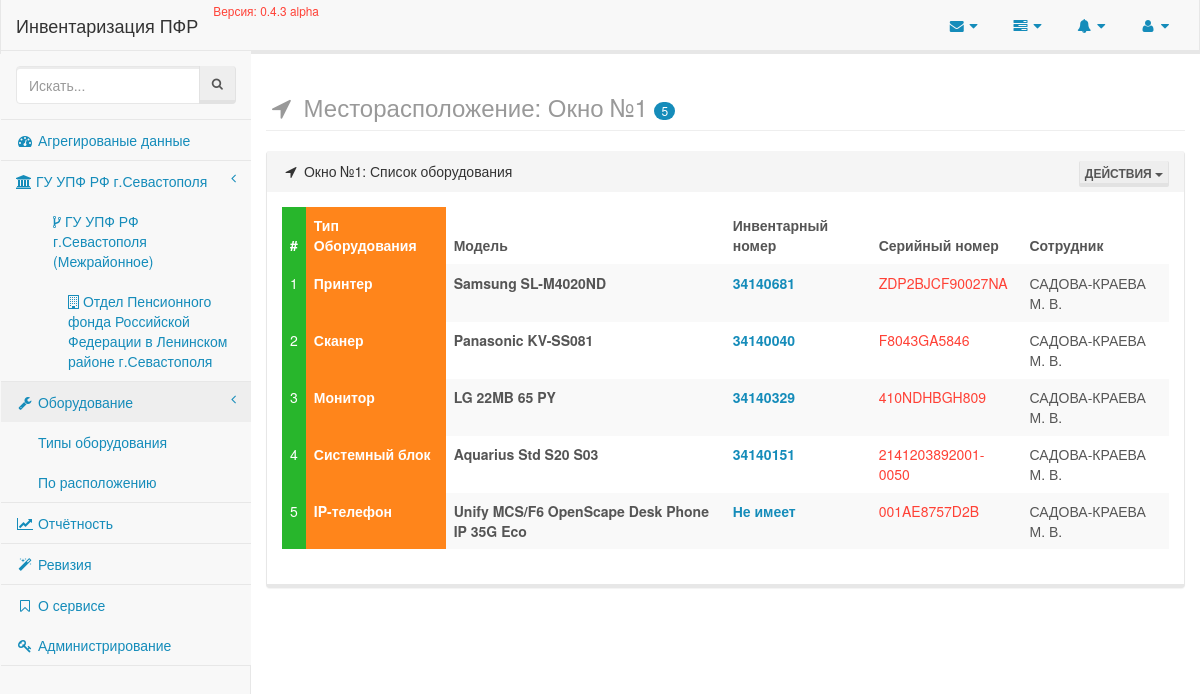
The page /equipments/emplacement/1 on the database its author committed.
### enterprise/models/organisation.py (models this page shows, shortened)
class Organisation(models.Model):
    title = models.CharField(_('Наименование'), max_length=80, unique=True, db_index=True)
    short_title = models.CharField(_('Краткое наименование'), max_length=40, unique=True, blank=True)
    parent = models.ForeignKey('self', related_name='subordinates', default=0, blank=True, null=True, verbose_name='В подчинении')
    @staticmethod
    def all():
        return Organisation.objects.all()
    class Meta:
        verbose_name = _('Организация')
        verbose_name_plural = _('Организации')
        app_label = 'enterprise'

### enterprise/models/location.py (models this page shows, shortened)
class Location(models.Model):
    emplacement = models.CharField(_('Расположение'), max_length=50, db_index=True, unique=True)
    organisation = models.ForeignKey(Organisation, verbose_name='Находится в организации')
    is_active = models.BooleanField(_('Активно?'), default=True)
    annotation = LocationAnnotations()
    objects = models.Manager()
    class Meta:
        verbose_name = _('Месторасположение')
        verbose_name_plural = _('Месторасположения')
        app_label = 'enterprise'

### equipment/models/equipment.py (models this page shows, shortened)
class Equipment(models.Model):
    type = models.ForeignKey(
        EquipmentTypes,
        verbose_name='Тип оборудования',
        help_text='Выберите к какому типу принадлежит создаваемое оборудование'
    )
    serial_number = models.CharField(
        'Серийный номер',
        max_length=25,
        blank=True,
        help_text='Заводской номер оборудования, может содержать цифры и символы, допускается его отсутствие'
    )
    inventory_number = models.IntegerField(
        'Инвентарный номер',
        blank=True,
        help_text='Инвентарный номер оборудования, допускаются только цифровые идентификаторы'
    )
    model = models.CharField(
        'Модель',
        max_length=100,
        help_text='Марка оборудования, модель или другая информация'
    )
    responsible = models.ForeignKey(
        Employee,
        verbose_name='Ответственное лицо',
        help_text='Сотрудник ПФР за которым закрепленна техника'
    )
    note = models.TextField(
        'Примечание',
        blank=True,
    )
    created_at = models.DateTimeField(
        'Созданно',
        auto_now_add=True
    )
    updated_at = models.DateTimeField(
        'Обновленно',
        auto_now=True
    )
    revised_at = models.DateTimeField(
        'Ревизия',
        blank=True,
        null=True,
        help_text='Дата проведения последней ревизии'
    )
    objects = EquipmentsManager()
    class Meta:
        verbose_name = 'Оборудование'
        verbose_name_plural = 'Учётные единицы'
        app_label = 'equipment'
        ordering = ['-created_at']

### equipment/models/equipment_types.py (models this page shows, shortened)
class EquipmentTypes(models.Model):
    value = models.CharField('Значение', max_length=50, unique=True, db_index=True)
    annotation = EquipmentTypesAnnotation()
    equipments = EquipmentsTypeManager()
    objects = models.Manager()
    class Meta:
        verbose_name = 'Тип оборудования'
        verbose_name_plural = 'Типы оборудования'
        app_label = 'equipment'
        ordering = ['value']

### enterprise/models/employee.py (models this page shows, shortened)
class Employee(models.Model):
    STATES = [
        [True, _('Работает')],
        [False, _('Уволен')]
    ]
    POSITIONS = [
        [1, _('Специалист-эксперт')],
        [2, _('Ведущий специалист-эксперт')],
        [3, _('Главный специалист-эксперт')],
        [4, _('Старший инспектор')],
        [5, _('Специалист-эксперт (по автоматизации)')],
        [6, _('Руководитель группы')],
        [7, _('Заместитель начальника отдела')],
        [8, _('Начальник отдела')],
        [9, _('Ведущий специалист-эксперт (юрисконсульт)')],
        [10, _('Руководитель клиентской службы')],
        [11, _('Архивариус')],
    ]
    surname = models.CharField(_('Фамилия'), max_length=50, db_index=True)
    firstname = models.CharField(_('Имя'), max_length=25)
    middlename = models.CharField(_('Отчество'), max_length=25)
    organisation = models.ForeignKey(Organisation, verbose_name='Сотрудник организации')
    department = models.ForeignKey(Department, verbose_name='Подразделение', blank=True, null=True)
    phone = models.CharField(_('Телефон'), max_length=25, blank=True)
    location = models.ForeignKey(Location, verbose_name='Месторасположение', blank=True, null=True)
    updated_at = models.DateTimeField(_('Дата последнего изменения'), auto_now=True)
    created_at = models.DateTimeField(_('Дата создания'), auto_now_add=True)
    state = models.BooleanField(_('Состояние'), choices=STATES, default=True)
    position = models.IntegerField(_('Должность'), choices=POSITIONS, default=1)
    def short_full_name(self):
        return '{0} {1}. {2}.'.format(self.surname, self.firstname[:1], self.middlename[:1])
    class Meta:
        verbose_name = _('Сотрудник')
        verbose_name_plural = _('Сотрудники')
        ordering = ['id']
        app_label = 'enterprise'

### equipment/views.py (the view, shortened to what this page needs)
# urls.py: url(r'^emplacement/(?P<pk>\d+)$', EquipmentEmplacementView.as_view(), name='emplacement'),
class EquipmentEmplacementView(DetailView, EquipmentEmplacementMixin):
    template_name = 'equipment/location.html'
    context_object_name = 'location'
    queryset = Location.objects.all()
    def get(self, request, *args, **kwargs):
        if 'xls' in request.GET:
            return self._render_type_report(kwargs.get('pk'))
        return super(EquipmentEmplacementView, self).get(request, *args, **kwargs)

### enterprise/templatetags/organisations_menu.py (called while the page is built)
@register.inclusion_tag('partials/organisations_menu.html')
def organisations_menu():
    menu = Organisation.all().filter(parent=None)
    return {'menu': menu}

### equipment/views.py (called while the page is built)
    @cached_property
    def equipments(self):
        selection = Equipment.objects.filter(responsible__location_id=self.object.id)
        return {
            'selection': selection,
            'count': selection.count()
        }

    def meta(self):
        title = 'Месторасположение:  {0}'.format(self.object.emplacement)
        return {
            'title': title
        }

### events/templatetags/events.py (called while the page is built)
@register.inclusion_tag('partials/_events.html')
def events():
    logs = LogEntry.objects.select_related('content_type').all().order_by('-action_time')[:5]
    return {
        'events': logs
    }

### inventory/__init__.py (called while the page is built)
def appname(request):
    return {'appname': __appname__}

def app_version(request):
    return {'app_version': __version__}

### equipment/templates/equipment/location.html (shortened to what this page needs)
{% extends 'layouts/application.html' %}
{% block content %}
    <div class="row">
        <h3 class="page-header text-muted">
            <i class="fa fa-location-arrow fa-fw"></i>
            {{ view.meta.title }} <span class="badge">{{ view.equipments.count }}</span>
        </h3>
        {% include 'equipment/partials/_location_list.html' %}
    </div>
{% endblock %}

### templates/partials/organisations_menu.html
{% for item in menu %}
    <li>
        <a href="{% url 'enterprise:detail' item.pk %}">
            <span class="fa fa-institution"> </span>
            {{ item.title }}
            <span class="fa arrow"></span>
        </a>
            <ul class="nav nav-third-level">
                {% for subordinate in item.subordinates.all %}
                    <li>
                        <a href="{% url 'enterprise:detail' subordinate.pk %}">
                            <span class="fa fa-code-fork"> </span>
                            {{ subordinate.title }}
                        </a>
                            <ul class="nav nav-fourth-level">
                                {% for sub in subordinate.subordinates.all %}
                                    <li>
                                        <a href="{% url 'enterprise:detail' sub.pk %}">
                                            <span class="fa fa-building-o"> </span>
                                            {{ sub.title }}
                                        </a>
                                    </li>
                                {% endfor %}
                            </ul>
                    </li>
                {% endfor %}
            </ul>
    </li>
{% endfor %}

### equipment/templates/equipment/partials/_location_list.html (shortened to what this page needs)
<div class="panel panel-default">
    <div class="panel-heading">
        <i class="fa fa-location-arrow fa-fw"></i> {{ location.emplacement }}: Список оборудования
        <div class="pull-right">
            <div class="btn-group">
                <button type="button" class="btn btn-default btn-xs dropdown-toggle" data-toggle="dropdown">
                    Действия
                    <span class="caret"></span>
                </button>
            </div>
        </div>
    </div>
    <div class="panel-body">
        <div class="row">
            <div class="col-lg-12">
                <div class="table-responsive">
                    <table class="table table-hover table-striped">
                        <thead>
                            <tr>
                                <th class="success">#</th>
                                <th class="warning text-warning">Тип Оборудования</th>
                                <th><b>Модель</b></th>
                                <th>Инвентарный номер</th>
                                <th>Серийный номер</th>
                                <th>Сотрудник</th>
                            </tr>
                        </thead>
                        <tbody>
                            {% for equipment in view.equipments.selection %}
                                <tr>
                                    <td class="success">
                                        {{ forloop.counter }}
                                    </td>
                                    <td class="warning text-warning">
                                        <b>{{ equipment.type.value }}</b>
                                    </td>
                                    <td>
                                        <b>{{ equipment.model }}</b>
                                    </td>
                                    <td class="text-primary"><b>{{ equipment.inventory_number|default:'Не имеет' }}</b></td>
                                    <td class="text-danger">{{ equipment.serial_number|default:'Не имеет' }}</td>
                                    <td class="text-uppercase">{{ equipment.responsible.short_full_name }}</td>
                                </tr>
                            {% empty %}
                                <td colspan="7">
                                    <p class="text-center text-danger">Данные по типу оборудования '{{ type.value|lower }}' отсутствуют!</p>
                                </td>
                            {% endfor %}
                        </tbody>
                    </table>
                </div>
            </div>
        </div>
    </div>
</div>

### rows shown on the page
Organisation: title "ГУ УПФ РФ г.Севастополя"
Organisation: title "ГУ УПФ РФ г.Севастополя (Межрайонное)"
Organisation: title "Отдел Пенсионного фонда Российской Федерации в Ленинском районе г.Севастополя"
Location: meta "Месторасположение: Окно №1", emplacement "Окно №1"
Equipment: type.value "Принтер", model "Samsung SL-M4020ND", inventory_number "34140681", serial_number "ZDP2BJCF90027NA", responsible.short_full_name "САДОВА-КРАЕВА М. В."
Equipment: type.value "Сканер", model "Panasonic KV-SS081", inventory_number "34140040", serial_number "F8043GA5846", responsible.short_full_name "САДОВА-КРАЕВА М. В."
Equipment: type.value "Монитор", model "LG 22MB 65 PY", inventory_number "34140329", serial_number "410NDHBGH809", responsible.short_full_name "САДОВА-КРАЕВА М. В."
Equipment: type.value "Системный блок", model "Aquarius Std S20 S03", inventory_number "34140151", serial_number "2141203892001-0050", responsible.short_full_name "САДОВА-КРАЕВА М. В."
Equipment: type.value "IP-телефон", model "Unify MCS/F6 OpenScape Desk Phone IP 35G Eco", inventory_number "Не имеет", serial_number "001AE8757D2B", responsible.short_full_name "САДОВА-КРАЕВА М. В."

### other values the page prints
{{ appname }} "Инвентаризация ПФР"
{{ app_version }} "0.4.3 alpha"
{{ view.equipments.count }} "5"
